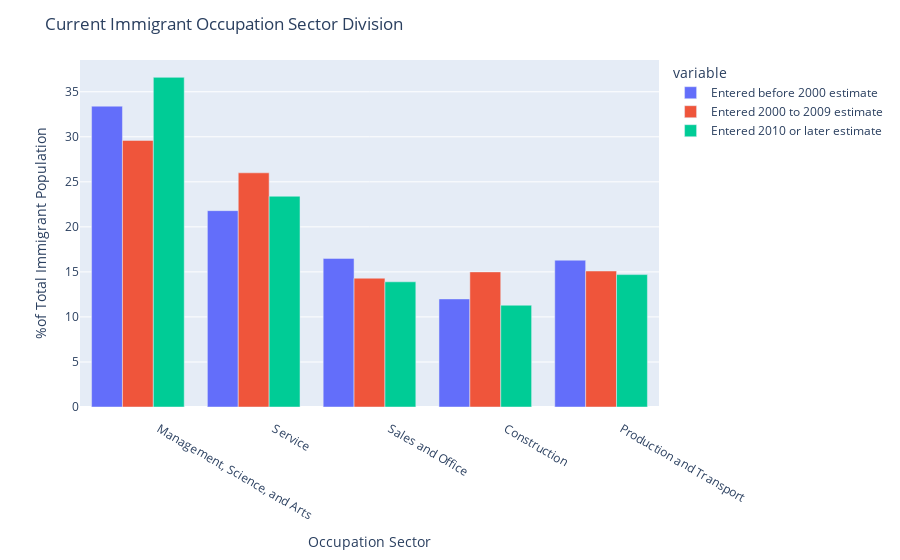

Write notebook code for a chart like this one.
### Code cell
#occupation 
rows_to_keep_occ = [81, 82, 83, 84, 85, 86]
occ = pd.read_csv("5yeardata.csv", skiprows = lambda x: x not in rows_to_keep_occ )
occ.head(10)

fig_occ_past = px.bar(occ, x = '\xa0\xa0\xa0\xa0OCCUPATION', y = ['Entered before 2000 estimate', 'Entered 2000 to 2009 estimate', 'Entered 2010 or later estimate' ])

fig_occ_past.update_layout(
    barmode='group',
    title="Current Immigrant Occupation Sector Division",
    xaxis_title="Occupation Sector",
    yaxis_title="%of Total Immigrant Population",                  
   )


fig_occ_past.show()

### Figure 1 — Plotly figure (JSON) as saved in the notebook; plotly's stock layout.template omitted (floating-point values rounded to 4 significant figures)
{"data": [{"alignmentgroup": "True", "hovertemplate": "variable=Entered before 2000 estimate<br>    OCCUPATION=%{x}<br>value=%{y}<extra></extra>", "legendgroup": "Entered before 2000 estimate", "marker": {"color": "#636efa"}, "name": "Entered before 2000 estimate", "offsetgroup": "Entered before 2000 estimate", "orientation": "v", "showlegend": true, "textposition": "auto", "type": "bar", "x": ["        Management, Science, and Arts", "        Service", "        Sales and Office", "        Construction", "        Production and Transport"], "xaxis": "x", "y": [33.4, 21.8, 16.5, 12, 16.3], "yaxis": "y"}, {"alignmentgroup": "True", "hovertemplate": "variable=Entered 2000 to 2009 estimate<br>    OCCUPATION=%{x}<br>value=%{y}<extra></extra>", "legendgroup": "Entered 2000 to 2009 estimate", "marker": {"color": "#EF553B"}, "name": "Entered 2000 to 2009 estimate", "offsetgroup": "Entered 2000 to 2009 estimate", "orientation": "v", "showlegend": true, "textposition": "auto", "type": "bar", "x": ["        Management, Science, and Arts", "        Service", "        Sales and Office", "        Construction", "        Production and Transport"], "xaxis": "x", "y": [29.6, 26, 14.3, 15, 15.1], "yaxis": "y"}, {"alignmentgroup": "True", "hovertemplate": "variable=Entered 2010 or later estimate<br>    OCCUPATION=%{x}<br>value=%{y}<extra></extra>", "legendgroup": "Entered 2010 or later estimate", "marker": {"color": "#00cc96"}, "name": "Entered 2010 or later estimate", "offsetgroup": "Entered 2010 or later estimate", "orientation": "v", "showlegend": true, "textposition": "auto", "type": "bar", "x": ["        Management, Science, and Arts", "        Service", "        Sales and Office", "        Construction", "        Production and Transport"], "xaxis": "x", "y": [36.6, 23.4, 13.9, 11.3, 14.7], "yaxis": "y"}], "layout": {"barmode": "group", "legend": {"title": {"text": "variable"}, "tracegroupgap": 0}, "margin": {"t": 60}, "title": {"text": "Current Immigrant Occupation Sector Division"}, "xaxis": {"anchor": "y", "domain": [0, 1], "title": {"text": "Occupation Sector"}}, "yaxis": {"anchor": "x", "domain": [0, 1], "title": {"text": "%of Total Immigrant Population"}}}}
